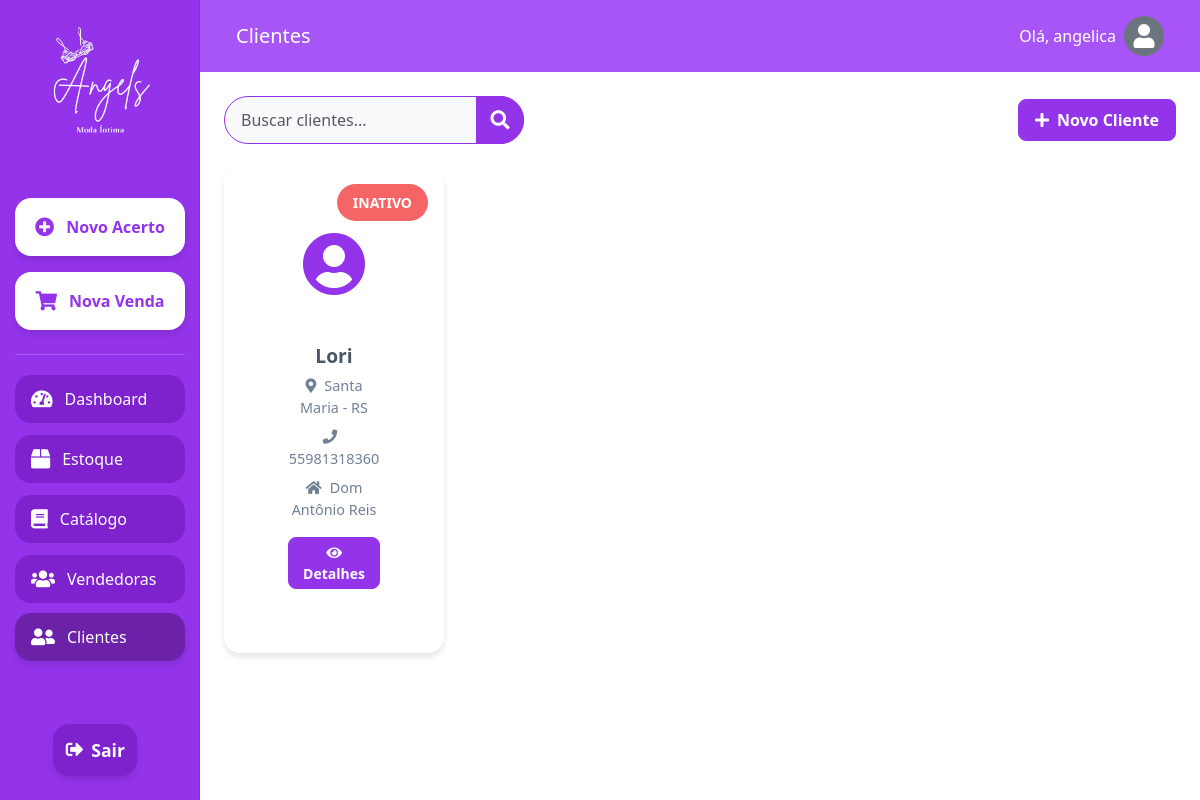
Page /clientes/ (signed in) on the earlier database version.
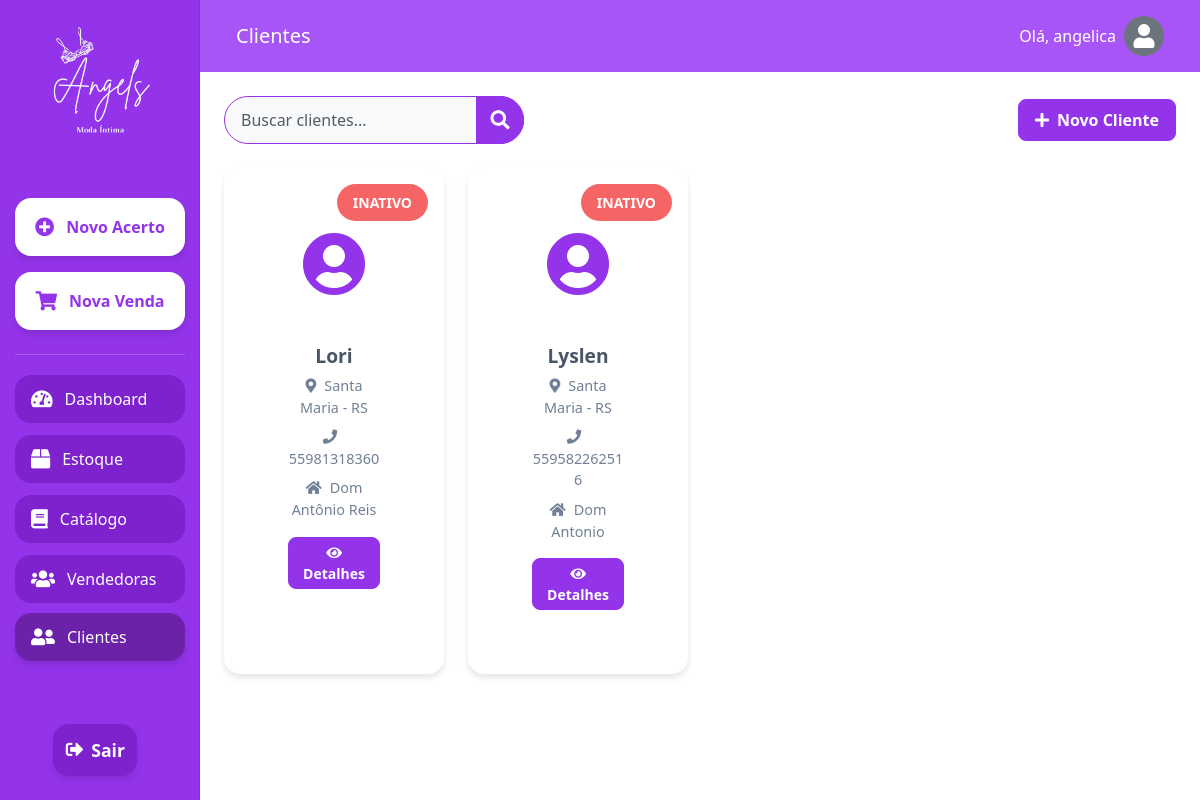
Same page on the later database version.
### setup/models.py (models this page shows, shortened)
class Cliente(models.Model):
    nome = models.CharField(max_length=100)
    logradouro = models.CharField(max_length=200, default="Não informado")
    bairro = models.CharField(max_length=100, default="Não informado")
    cidade = models.CharField(max_length=100, default="Não informada")
    uf = models.CharField(max_length=2, default="UF")
    telefone = models.CharField(max_length=20, default="Não informado")

### setup/views.py (the view)
# urls.py: path('clientes/', views.clientes, name='clientes'),
@login_required
def clientes(request):
    clientes = Cliente.objects.all()
    form = ClienteForm()
    return render(request, 'clientes.html', {'clientes': clientes, 'form': form})

### setup/forms.py
class ClienteForm(forms.ModelForm):
    class Meta:
        model = Cliente
        fields = ['nome', 'logradouro', 'bairro', 'cidade', 'uf', 'telefone']
        widgets = {
            'nome': forms.TextInput(attrs={'class': 'form-control', 'placeholder': 'Nome do Cliente'}),
            'logradouro': forms.TextInput(attrs={'class': 'form-control', 'placeholder': 'Logradouro'}),
            'bairro': forms.TextInput(attrs={'class': 'form-control', 'placeholder': 'Bairro'}),
            'cidade': forms.TextInput(attrs={'class': 'form-control', 'placeholder': 'Cidade'}),
            'uf': forms.TextInput(attrs={'class': 'form-control', 'placeholder': 'UF'}),
            'telefone': forms.TextInput(attrs={'class': 'form-control', 'placeholder': 'Telefone'}),
        }

### setup/templates/clientes.html (shortened to what the changed rows need)
{% extends 'base.html' %}
{% load static %}
{% block content %}
<!DOCTYPE html>
<html lang="pt-br">
<head>
    <link href="https://cdn.jsdelivr.net/npm/bootstrap@5.3.0/dist/css/bootstrap.min.css" rel="stylesheet">
    <link href="https://cdnjs.cloudflare.com/ajax/libs/font-awesome/5.15.3/css/all.min.css" rel="stylesheet">
</head>
<body>
    <div class="container-fluid vh-100">
        <div class="row h-100">
            <main class="col-md-9 ms-sm-auto col-lg-10 px-md-4">
                <div class="row row-cols-1 row-cols-md-2 row-cols-lg-3 row-cols-xl-4 g-4" id="clienteGrid">
                    {% for cliente in clientes %}
                    <div class="col">
                        <div class="card cliente-card h-100">
                            <div class="card-body cliente-details">
                                <div class="text-center mb-4">
                                    <i class="fas fa-user-circle cliente-icon"></i>
                                </div>
                                <h5 class="card-title cliente-name text-center">{{ cliente.nome }}</h5>
                                <p class="card-text cliente-info text-center"><i class="fas fa-map-marker-alt me-2"></i>{{ cliente.cidade }} - {{ cliente.uf }}</p>
                                <p class="card-text cliente-info text-center"><i class="fas fa-phone me-2"></i>{{ cliente.telefone }}</p>
                                <p class="card-text cliente-info text-center"><i class="fas fa-home me-2"></i>{{ cliente.bairro }}</p>
                                <span class="status-badge {% if cliente.status == 'active' %}status-active{% else %}status-inactive{% endif %}">
                                    {% if cliente.status == 'active' %}Ativo{% else %}Inativo{% endif %}
                                </span>
                                <div class="cliente-actions">
                                    <button class="btn btn-sm btn-primary btn-action" onclick="openClienteModal('{{ cliente.id }}', '{{ cliente.nome }}', '{{ cliente.cidade }}', '{{ cliente.uf }}', '{{ cliente.telefone }}', '{{ cliente.bairro }}', '{{ cliente.logradouro }}', '{{ cliente.status }}')">
                                        <i class="fas fa-eye"></i> Detalhes
                                    </button>
                                </div>
                            </div>
                        </div>
                    </div>
                    {% empty %}
                    <div class="col-12">
                        <p class="text-center">Nenhum cliente cadastrado.</p>
                    </div>
                    {% endfor %}
                </div>
            </main>
        </div>
    </div>
</body>
</html>
{% endblock %}

Differences in the rows shown:
added Cliente: nome "Lyslen", cidade "Santa Maria", uf "RS", telefone "559582262516", bairro "Dom Antonio"
